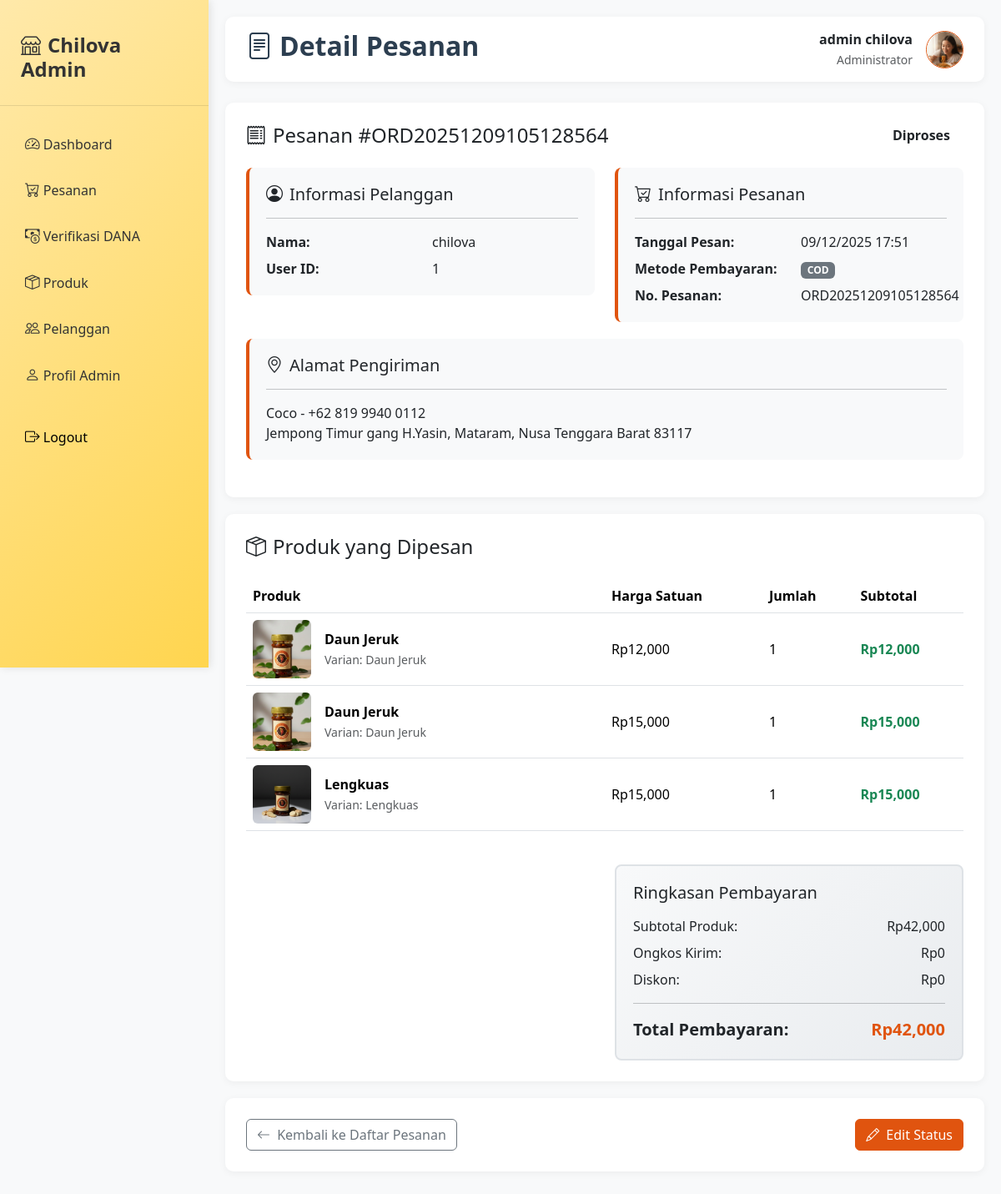
Page /admin/lihat_detail_pesanan.php?id=19 (signed in) on the committed database.
### tables this page shows
CREATE TABLE `users` (
  `user_id` int(12) NOT NULL,
  `username` text NOT NULL,
  `password` text NOT NULL,
  `role` enum('Admin','User') NOT NULL DEFAULT 'User',
  `profile_picture` varchar(255) NOT NULL
);

CREATE TABLE `orders` (
  `order_id` int(10) NOT NULL,
  `order_number` varchar(50) NOT NULL,
  `user_id` int(10) NOT NULL,
  `total_harga` int(50) NOT NULL,
  `metode_pembayaran` enum('DANA','Cash on Delivery (COD)') NOT NULL,
  `catatan` text NOT NULL,
  `status` enum('Diproses','Dikirim','Selesai','Dibatalkan','Menunggu Pembayaran','Menunggu Verifikasi') NOT NULL,
  `alamat_pengiriman` text NOT NULL,
  `tanggal_order` datetime NOT NULL DEFAULT current_timestamp()
);

CREATE TABLE `order_item` (
  `item_id` int(10) NOT NULL,
  `order_id` int(10) NOT NULL,
  `product_id` int(10) NOT NULL,
  `nama_produk` varchar(255) NOT NULL,
  `varian` enum('Original','Daun Jeruk','Lengkuas') NOT NULL,
  `ukuran` enum('150 g','100 g') NOT NULL,
  `harga` int(255) NOT NULL,
  `qty` int(11) NOT NULL,
  `subtotal` int(255) NOT NULL
);

CREATE TABLE `products` (
  `id` int(11) NOT NULL,
  `nama` varchar(100) NOT NULL,
  `varian` enum('Original','Daun Jeruk','Lengkuas') NOT NULL,
  `ukuran` varchar(50) NOT NULL,
  `harga` int(11) NOT NULL,
  `gambar` varchar(255) DEFAULT NULL,
  `stok` int(50) NOT NULL
);

### function.php (called while the page is built, shortened)
<?php
include_once 'koneksi.php';
function getProfilePicturePath($user_id) {
    global $conn;
    $stmt = $conn->prepare("SELECT profile_picture FROM users WHERE user_id = ?");
    $stmt->bind_param("i", $user_id);
    $stmt->execute();
    $result = $stmt->get_result();
    if ($result->num_rows > 0) {
        $user = $result->fetch_assoc();
        $filename = $user['profile_picture'];
        $filepath = 'uploads/profile/' . $filename;
        if (file_exists($filepath)) {
            return $filepath;
        } else {
            return 'images/default.jpg';
        }
    }
    return 'images/default.jpg';
}
?>

### admin/lihat_detail_pesanan.php (the view, shortened to what this page needs)
<?php
require "../koneksi.php";
$user_id = $_SESSION['user_id'];
$order_id = $_GET['id'];
$query_pesanan = "SELECT o.*, u.username
                  FROM orders o
                  JOIN users u ON o.user_id = u.user_id
                  WHERE o.order_id = '$order_id'";
$result_pesanan = mysqli_query($conn, $query_pesanan);
$pesanan = mysqli_fetch_assoc($result_pesanan);
$status_class = '';
$status_text = '';
switch ($pesanan['status']) {
    default:
        $status_class = 'badge-secondary';
        $status_text = $pesanan['status'];
}
$query_items = "SELECT oi.*, p.nama, p.harga, p.gambar
                FROM order_item oi
                JOIN products p ON oi.product_id = p.id
                WHERE oi.order_id = '$order_id'";
$result_items = mysqli_query($conn, $query_items);
?>
<!DOCTYPE html>
<html lang="id">
<head>
    <link href="https://cdn.jsdelivr.net/npm/bootstrap@5.3.8/dist/css/bootstrap.min.css" rel="stylesheet">
    <link rel="stylesheet" href="https://cdn.jsdelivr.net/npm/bootstrap-icons@1.11.1/font/bootstrap-icons.css">
</head>
<body>
<div class="sidebar d-none d-md-block">
    <div class="sidebar-brand">
        <h4><i class="bi bi-shop me-2"></i>Chilova Admin</h4>
    </div>
    <div class="sidebar-nav">
        <a href="beranda_admin.php" class="nav-link">
            <i class="bi bi-speedometer2"></i> Dashboard
        </a>
        <a href="pesanan.php" class="nav-link">
            <i class="bi bi-cart-check"></i> Pesanan
        </a>
        <a href="verifikasi_dana.php" class="nav-link">
            <i class="bi bi-cash-coin"></i> Verifikasi DANA
        </a>
        <a href="produk.php" class="nav-link">
            <i class="bi bi-box-seam"></i> Produk
        </a>
        <a href="pelanggan.php" class="nav-link">
            <i class="bi bi-people"></i> Pelanggan
        </a>
        <a href="profile_admin.php" class="nav-link">
            <i class="bi bi-person"></i> Profil Admin
        </a>
        <a href="../login.php" class="nav-link btn-logout mt-4">
            <i class="bi bi-box-arrow-right"></i> Logout
        </a>
    </div>
</div>
<div class="main-content">
    <div class="header">
        <div>
            <h2><i class="bi bi-file-text me-2"></i>Detail Pesanan</h2>
        </div>
        <div class="header-user">
            <div class="text-end d-flex align-items-center">
                <div class="me-3">
                    <div class="fw-bold"><?= $_SESSION['username'] ?? 'Admin' ?></div>
                    <small class="text-muted">Administrator</small>
                </div>
                <?php
                require "../function.php";
                $user_id = $_SESSION['user_id'];
                $profile_picture = getProfilePicturePath($user_id);
                ?>
                <a href="profile_admin.php" class="text-dark">
                    <img src="<?php echo htmlspecialchars($profile_picture); ?>"
                        alt="Profile"
                        class="rounded-circle border"
                        style="width: 45px; height: 45px; object-fit: cover; border-color: #e0540f !important;"
                        onerror="this.src='../images/profile.jpg'">
                </a>
            </div>
        </div>
    </div>
    <div class="content-container">
        <div class="d-flex justify-content-between align-items-center mb-4">
            <h4 class="m-0">
                <i class="bi bi-receipt me-2"></i>Pesanan #<?= $pesanan['order_number'] ?>
            </h4>
            <div>
                <span class="status-badge-large <?= $status_class ?>"><?= $status_text ?></span>
            </div>
        </div>
        <div class="row">
            <div class="col-md-6">
                <div class="info-card">
                    <h5><i class="bi bi-person-circle me-2"></i>Informasi Pelanggan</h5>
                    <hr>
                    <div class="row">
                        <div class="col-md-6">
                            <p class="mb-2"><strong>Nama:</strong></p>
                            <p class="mb-0"><strong>User ID:</strong></p>
                        </div>
                        <div class="col-md-6">
                            <p class="mb-2"><?= htmlspecialchars($pesanan['username']) ?></p>
                            <p class="mb-0"><?= $pesanan['user_id'] ?></p>
                        </div>
                    </div>
                </div>
            </div>
            <div class="col-md-6">
                <div class="info-card">
                    <h5><i class="bi bi-cart-check me-2"></i>Informasi Pesanan</h5>
                    <hr>
                    <div class="row">
                        <div class="col-md-6">
                            <p class="mb-2"><strong>Tanggal Pesan:</strong></p>
                            <p class="mb-2"><strong>Metode Pembayaran:</strong></p>
                            <p class="mb-0"><strong>No. Pesanan:</strong></p>
                        </div>
                        <div class="col-md-6">
                            <p class="mb-2"><?= date('d/m/Y H:i', strtotime($pesanan['tanggal_order'])) ?></p>
                            <p class="mb-2">
                                <?php if ($pesanan['metode_pembayaran'] == 'DANA'): ?>
                                    <span class="badge bg-primary">DANA</span>
                                <?php else: ?>
                                    <span class="badge bg-secondary">COD</span>
                                <?php endif; ?>
                            </p>
                            <p class="mb-0"><?= $pesanan['order_number'] ?></p>
                        </div>
                    </div>
                </div>
            </div>
        </div>
        <?php if (!empty($pesanan['alamat_pengiriman'])): ?>
        <div class="info-card">
            <h5><i class="bi bi-geo-alt me-2"></i>Alamat Pengiriman</h5>
            <hr>
            <p class="mb-0"><?= nl2br(htmlspecialchars($pesanan['alamat_pengiriman'])) ?></p>
        </div>
        <?php endif; ?>
    </div>
    <div class="content-container">
        <h4 class="mb-4"><i class="bi bi-box-seam me-2"></i>Produk yang Dipesan</h4>
        <?php if (mysqli_num_rows($result_items) > 0): ?>
            <div class="table-responsive">
                <table class="table table-hover">
                    <thead>
                        <tr>
                            <th width="50%">Produk</th>
                            <th>Harga Satuan</th>
                            <th>Jumlah</th>
                            <th>Subtotal</th>
                        </tr>
                    </thead>
                    <tbody>
                        <?php while ($item = mysqli_fetch_assoc($result_items)): ?>
                            <tr>
                                <td>
                                    <div class="d-flex align-items-center">
                                        <?php if ($item['gambar']): ?>
                                            <img src="../images/<?= htmlspecialchars($item['gambar']) ?>"
                                                 alt="<?= htmlspecialchars($item['nama']) ?>"
                                                 class="me-3 rounded"
                                                 style="width: 70px; height: 70px; object-fit: cover;">
                                        <?php endif; ?>
                                        <div>
                                            <div class="fw-bold"><?= htmlspecialchars($item['nama']) ?></div>
                                            <small class="text-muted">
                                                Varian: <?= htmlspecialchars($item['varian'] ?? '-') ?><br>
                                            </small>
                                        </div>
                                    </div>
                                </td>
                                <td class="align-middle">Rp<?= number_format($item['harga']) ?></td>
                                <td class="align-middle"><?= $item['qty'] ?></td>
                                <td class="align-middle fw-bold text-success">Rp<?= number_format($item['harga'] * $item['qty']) ?></td>
                            </tr>
                        <?php endwhile; ?>
                    </tbody>
                </table>
            </div>
        <?php endif; ?>
        <div class="row mt-4">
            <div class="col-md-6 offset-md-6">
                <div class="total-box">
                    <h5 class="mb-3">Ringkasan Pembayaran</h5>
                    <div class="d-flex justify-content-between mb-2">
                        <span>Subtotal Produk:</span>
                        <span>Rp<?= number_format($pesanan['total_harga']) ?></span>
                    </div>
                    <div class="d-flex justify-content-between mb-2">
                        <span>Ongkos Kirim:</span>
                        <span>Rp0</span>
                    </div>
                    <div class="d-flex justify-content-between mb-2">
                        <span>Diskon:</span>
                        <span>Rp0</span>
                    </div>
                    <hr>
                    <div class="d-flex justify-content-between fw-bold fs-5">
                        <span>Total Pembayaran:</span>
                        <span class="text-orange">Rp<?= number_format($pesanan['total_harga']) ?></span>
                    </div>
                </div>
            </div>
        </div>
    </div>
    <div class="content-container">
        <div class="d-flex justify-content-between">
            <div>
                <a href="pesanan.php" class="btn btn-outline-secondary">
                    <i class="bi bi-arrow-left me-1"></i> Kembali ke Daftar Pesanan
                </a>
            </div>
            <div class="btn-group">
                <a href="edit_pesanan.php?id=<?= $order_id ?>" class="btn btn-orange">
                    <i class="bi bi-pencil me-1"></i> Edit Status
                </a>
            </div>
        </div>
    </div>
</div>
</body>
</html>

### admin/lihat_detail_pesanan.php (style rules this page uses)
body { background-color: #f8f9fa; font-family: 'Segoe UI', Tahoma, Geneva, Verdana, sans-serif; }
.sidebar { min-height: 100vh; background: linear-gradient(135deg, #FFE9AA 0%, #FFD54F 100%); color: #333; position: fixed; left: 0; top: 0; width: 250px; padding-top: 20px; box-shadow: 2px 0 10px rgba(0,0,0,0.1); }
.sidebar-brand { padding: 20px 25px; border-bottom: 1px solid rgba(0,0,0,0.1); margin-bottom: 20px; }
.sidebar-brand h4 { font-weight: 700; color: #333; }
.sidebar-nav { padding: 0 15px; }
.nav-link { color: #333; padding: 12px 15px; border-radius: 8px; margin-bottom: 5px; transition: all 0.3s; }
.nav-link i { width: 25px; font-size: 1.1rem; }
.main-content { margin-left: 250px; padding: 20px; }
.header { background: white; padding: 15px 25px; border-radius: 10px; margin-bottom: 25px; box-shadow: 0 2px 10px rgba(0,0,0,0.05); display: flex; justify-content: space-between; align-items: center; }
.header h2 { margin: 0; color: #2c3e50; font-weight: 700; }
.header-user { display: flex; align-items: center; gap: 10px; }
.content-container { background: white; border-radius: 10px; padding: 25px; box-shadow: 0 2px 10px rgba(0,0,0,0.05); margin-bottom: 20px; }
.info-card { background: #f8f9fa; border-radius: 8px; padding: 20px; margin-bottom: 20px; border-left: 4px solid #e0540f; }
.btn-logout { color: black; }
.text-orange { color: #e0540f; }
.btn-orange { background-color: #e0540f; border-color: #e0540f; color: white; }
.total-box { background: linear-gradient(135deg, #f8f9fa 0%, #e9ecef 100%); border-radius: 8px; padding: 20px; border: 2px solid #dee2e6; }
.status-badge-large { padding: 8px 16px; border-radius: 20px; font-size: 1rem; font-weight: 600; }

### rows in the picture
users: profile_picture (picture)
orders: order_number "ORD20251209105128564", status "Diproses", user.username "chilova", user "1", tanggal_order "09/12/2025 17:51", alamat_pengiriman "Coco - +62 819 9940 0112 Jempong Timur gang H.Yasin, Mataram, Nusa Tenggara Barat 83117", total_harga "42,000"
order_item: product.gambar (picture), product.nama "Daun Jeruk", varian "Daun Jeruk", product.harga "12,000", qty "1", $item['harga'] * $item['qty'] "12,000"
order_item: product.gambar (picture), product.nama "Daun Jeruk", varian "Daun Jeruk", product.harga "15,000", qty "1", $item['harga'] * $item['qty'] "15,000"
order_item: product.gambar (picture), product.nama "Lengkuas", varian "Lengkuas", product.harga "15,000", qty "1", $item['harga'] * $item['qty'] "15,000"

### other values in the picture
$_SESSION['username'] "admin chilova"
